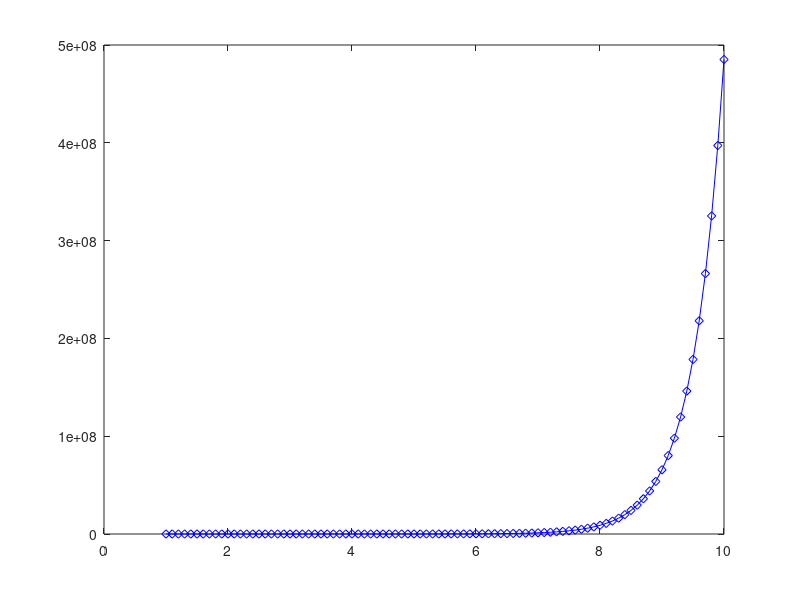
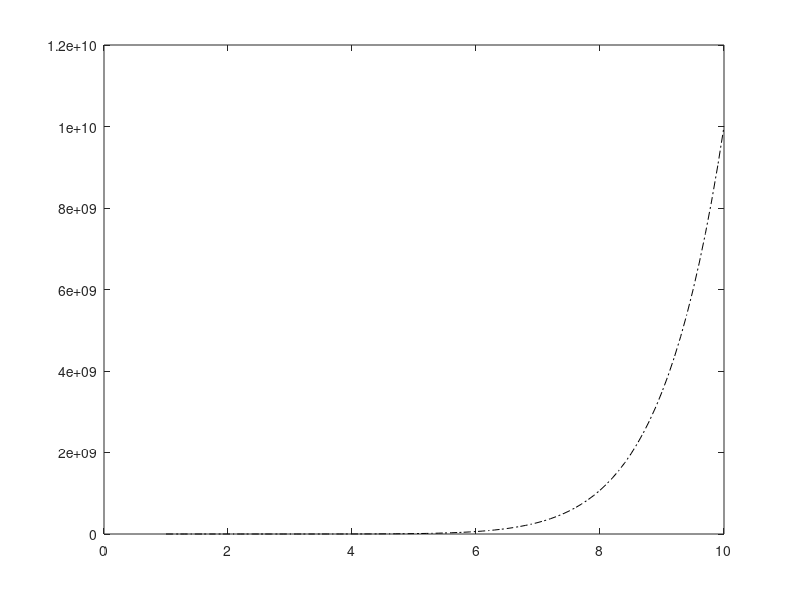
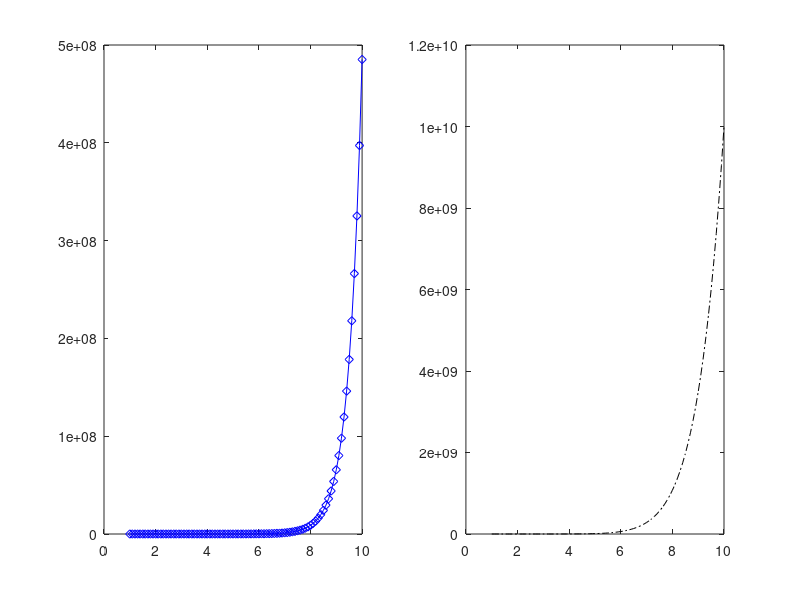

Recreate these plots in MATLAB, in order.
clc
clear all
%{% x varies from 1 to 10 with default increment = 0.5
...for the smoothness in the figure %}
x=1:0.1:10; 
y1=exp(2.*x);
figure(1)% Introduce an new figure 1
plot(x,y1,'-db')
y3=x.^(10)-1./(x.^2)+100;
figure(2)% 2nd Figure
plot (x,y3,'-.k')
% Extra Work for subplot
figure(3)% Subplot 
subplot(1,2,1)
plot(x,y1,'-db')
subplot(1,2,2)
plot (x,y3,'-.k')